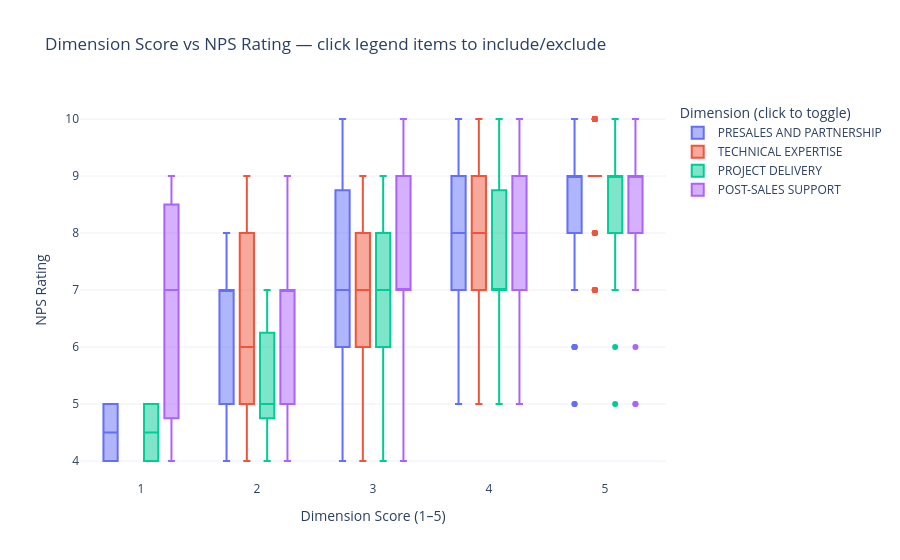

Notebook cell for this chart:
### Markdown cell above
#### Graph 1

Dimension vs NPS rating boxplot

### Code cell
"""
Dimension Score vs NPS Rating — grouped boxplots, px only
One box per (dimension, score) combination, all on a single chart.
Use the legend as a checkbox: click any dimension's legend entry to
show/hide just that dimension's boxes (multiple can be hidden at once,
independently — this is Plotly Express's native legend-click behavior).
"""

import pandas as pd
import plotly.express as px

# ---------------------------------------------------------------------------
# Load & reshape to long format: one row per (client, year, dimension, score)
# ---------------------------------------------------------------------------
survey = pd.read_csv("cleaned/client_survey_clean.csv")

DIMENSIONS = [
    "PRESALES AND PARTNERSHIP",
    "TECHNICAL EXPERTISE",
    "PROJECT DELIVERY",
    "POST-SALES SUPPORT",
]

long_df = survey.melt(
    id_vars=["YEAR", "CLIENT ID", "NPS RATING", "nps_category"],
    value_vars=DIMENSIONS,
    var_name="dimension",
    value_name="score",
)

# ---------------------------------------------------------------------------
# Grouped boxplot: x = score (1-5), y = NPS Rating, color = dimension
# ---------------------------------------------------------------------------
fig = px.box(
    long_df,
    x="score",
    y="NPS RATING",
    color="dimension",
    points="outliers",  # set to "all" if you want every individual data point shown too
    category_orders={"dimension": DIMENSIONS, "score": [1, 2, 3, 4, 5]},
    title="Dimension Score vs NPS Rating — click legend items to include/exclude",
    labels={"score": "Dimension Score (1–5)", "NPS RATING": "NPS Rating"},
)

fig.update_layout(
    boxmode="group",
    template="plotly_white",
    legend_title="Dimension (click to toggle)",
    xaxis=dict(dtick=1),
)

fig.show()

### Figure 1 — Plotly figure (JSON) as saved in the notebook; plotly's stock layout.template omitted (floating-point values rounded to 4 significant figures; data arrays with more than 128 entries replaced by an {"elided": "..."} marker saying what was removed)
{"data": [{"alignmentgroup": "True", "boxpoints": "outliers", "hovertemplate": "dimension=PRESALES AND PARTNERSHIP<br>Dimension Score (1–5)=%{x}<br>NPS Rating=%{y}<extra></extra>", "legendgroup": "PRESALES AND PARTNERSHIP", "marker": {"color": "#636efa"}, "name": "PRESALES AND PARTNERSHIP", "notched": false, "offsetgroup": "PRESALES AND PARTNERSHIP", "orientation": "v", "showlegend": true, "type": "box", "x": {"elided": "392 int values"}, "x0": " ", "xaxis": "x", "y": {"elided": "392 int values"}, "y0": " ", "yaxis": "y"}, {"alignmentgroup": "True", "boxpoints": "outliers", "hovertemplate": "dimension=TECHNICAL EXPERTISE<br>Dimension Score (1–5)=%{x}<br>NPS Rating=%{y}<extra></extra>", "legendgroup": "TECHNICAL EXPERTISE", "marker": {"color": "#EF553B"}, "name": "TECHNICAL EXPERTISE", "notched": false, "offsetgroup": "TECHNICAL EXPERTISE", "orientation": "v", "showlegend": true, "type": "box", "x": {"elided": "392 int values"}, "x0": " ", "xaxis": "x", "y": {"elided": "392 int values"}, "y0": " ", "yaxis": "y"}, {"alignmentgroup": "True", "boxpoints": "outliers", "hovertemplate": "dimension=PROJECT DELIVERY<br>Dimension Score (1–5)=%{x}<br>NPS Rating=%{y}<extra></extra>", "legendgroup": "PROJECT DELIVERY", "marker": {"color": "#00cc96"}, "name": "PROJECT DELIVERY", "notched": false, "offsetgroup": "PROJECT DELIVERY", "orientation": "v", "showlegend": true, "type": "box", "x": {"elided": "392 int values"}, "x0": " ", "xaxis": "x", "y": {"elided": "392 int values"}, "y0": " ", "yaxis": "y"}, {"alignmentgroup": "True", "boxpoints": "outliers", "hovertemplate": "dimension=POST-SALES SUPPORT<br>Dimension Score (1–5)=%{x}<br>NPS Rating=%{y}<extra></extra>", "legendgroup": "POST-SALES SUPPORT", "marker": {"color": "#ab63fa"}, "name": "POST-SALES SUPPORT", "notched": false, "offsetgroup": "POST-SALES SUPPORT", "orientation": "v", "showlegend": true, "type": "box", "x": {"elided": "392 int values"}, "x0": " ", "xaxis": "x", "y": {"elided": "392 int values"}, "y0": " ", "yaxis": "y"}], "layout": {"boxmode": "group", "legend": {"title": {"text": "Dimension (click to toggle)"}, "tracegroupgap": 0}, "title": {"text": "Dimension Score vs NPS Rating — click legend items to include/exclude"}, "xaxis": {"anchor": "y", "categoryarray": [1, 2, 3, 4, 5], "categoryorder": "array", "domain": [0, 1], "dtick": 1, "title": {"text": "Dimension Score (1–5)"}}, "yaxis": {"anchor": "x", "domain": [0, 1], "title": {"text": "NPS Rating"}}}}
